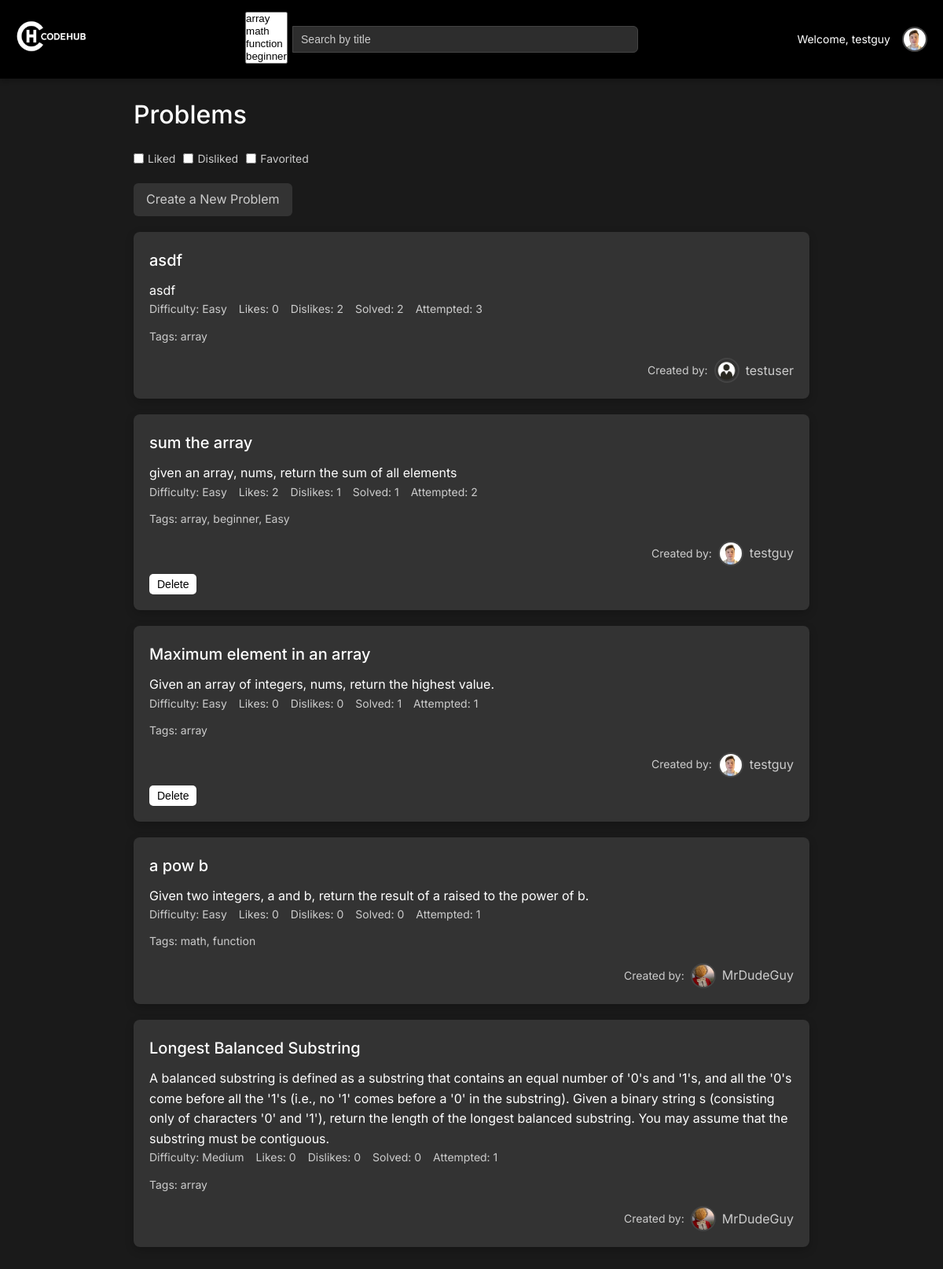
The page / (signed in) on the database its author committed.
### problems/models.py (models this page shows, shortened)
class Profile(models.Model):
    user = models.OneToOneField(User, on_delete=models.CASCADE)
    profile_picture = models.ImageField(upload_to='profile_pics/', blank=True, null=True)

class Problem(models.Model):
    DIFFICULTY_CHOICES = (
        ('easy', 'Easy'),
        ('medium', 'Medium'),
        ('hard', 'Hard'),
    )
    title = models.CharField(max_length=200)
    description = models.TextField()
    difficulty = models.CharField(max_length=6, choices=DIFFICULTY_CHOICES, default='easy')
    created_by = models.ForeignKey(User, on_delete=models.CASCADE, related_name='problems')
    tags = models.ManyToManyField(Tag, blank=True)
    created_at = models.DateTimeField(auto_now_add=True)
    solution_code = models.TextField()
    function_header = models.TextField(blank=True, null=True)
    input_vars = models.JSONField(default=list, blank=True)
    return_type = models.CharField(max_length=50, default='None')
    attempted_by = models.ManyToManyField(User, related_name='attempted_problems', blank=True)
    solved_by = models.ManyToManyField(User, related_name='solved_problems', blank=True)

class Tag(models.Model):
    name = models.CharField(max_length=50, unique=True)

### problems/views.py (the view, shortened to what this page needs)
# urls.py: path('', views.problem_list, name='problem_list'),
def problem_list(request):
    search_query = request.GET.get('q', '')
    selected_tags = request.GET.get('tags', '').split(',') if request.GET.get('tags') else []
    selected_tags = [tag for tag in selected_tags if tag]
    liked = request.GET.get('liked') == 'true'
    disliked = request.GET.get('disliked') == 'true'
    favorited = request.GET.get('favorited') == 'true'
    problems = Problem.objects.all().annotate(
        likes=Count('ratings', filter=Q(ratings__vote=1)),
        dislikes=Count('ratings', filter=Q(ratings__vote=-1))
    ).distinct()
    if search_query:
        problems = problems.filter(title__icontains=search_query)
    if selected_tags:
        for tag in selected_tags:
            problems = problems.filter(tags__name=tag)
    if request.user.is_authenticated:
        if liked:
            problems = problems.filter(ratings__user=request.user, ratings__vote=1)
            print(f"Liked filter applied. Problems: {problems.count()}")
        if disliked:
            problems = problems.filter(ratings__user=request.user, ratings__vote=-1)
            print(f"Disliked filter applied. Problems: {problems.count()}")
    all_tags = Tag.objects.all()
    return render(request, 'problem_list.html', {
        'problems': problems,
        'search_query': search_query,
        'selected_tags': selected_tags,
        'all_tags': all_tags,
    })

### problems/templates/problem_list.html (shortened to what this page needs)
{% extends 'base.html' %}
{% load static %}
{% block content %}
    <h1>Problems</h1>
    {% if user.is_authenticated %}
        <div class="filter-actions">
            <form method="GET" action="{% url 'problem_list' %}" class="filter-form">
                <label class="filter-label">
                    <input type="checkbox" name="liked" value="true" {% if request.GET.liked == 'true' %}checked{% endif %} onchange="this.form.submit()"> Liked
                </label>
                <label class="filter-label">
                    <input type="checkbox" name="disliked" value="true" {% if request.GET.disliked == 'true' %}checked{% endif %} onchange="this.form.submit()"> Disliked
                </label>
                <label class="filter-label">
                    <input type="checkbox" name="favorited" value="true" {% if request.GET.favorited == 'true' %}checked{% endif %} onchange="this.form.submit()"> Favorited
                </label>
            </form>
        </div>
    {% endif %}
    {% if user.is_authenticated %}
    <p class="create-container"><a href="{% url 'create_problem' %}" class="create-link">Create a New Problem</a></p>
    {% endif %}
    {% for problem in problems %}
        <div class="problem-card">
            <a href="{% url 'problem_detail' problem.id %}" class="card-link"></a>
            <div class="card-content">
                <h2><a href="{% url 'problem_detail' problem.id %}">{{ problem.title }}</a></h2>
                <p>{{ problem.description }}</p>
                <div class="meta-row">
                    <div class="meta-item">
                        <span class="meta">Difficulty: {{ problem.difficulty|capfirst }}</span>
                    </div>
                    <div class="meta-item">
                        <span class="meta">Likes: {{ problem.likes }}</span>
                    </div>
                    <div class="meta-item">
                        <span class="meta">Dislikes: {{ problem.dislikes }}</span>
                    </div>
                    <div class="meta-item">
                        <span class="meta">Solved: {{ problem.solved_by.count }}</span>
                    </div>
                    <div class="meta-item">
                        <span class="meta">Attempted: {{ problem.attempted_by.count }}</span>
                    </div>
                </div>
                <div class="meta-item">
                    <span class="meta">Tags: {% for tag in problem.tags.all %}{{ tag.name }}{% if not forloop.last %}, {% endif %}{% empty %}None{% endfor %}</span>
                </div>
                <div class="user-container">
                    <span class="meta">Created by:</span>
                    <a href="{% url 'profile' %}?user={{ problem.created_by.username }}" class="user-link">
                        <img src="{% if problem.created_by.profile and problem.created_by.profile.profile_picture %}{{ problem.created_by.profile.profile_picture.url }}{% else %}{% static 'problems/default_profile.png' %}{% endif %}" alt="{{ problem.created_by.username }}'s Profile Picture" class="profile-pic">
                        {{ problem.created_by.username }}
                    </a>
                </div>
                {% if user.is_authenticated and user == problem.created_by %}
                    <div class="actions">
                        <form action="{% url 'delete_problem' problem.id %}" method="post" style="display: inline;" onsubmit="event.stopPropagation();">
                            <button type="submit" class="delete-btn" onclick="event.stopPropagation(); return confirm('Are you sure you want to delete this problem?');">Delete</button>
                        </form>
                    </div>
                {% endif %}
            </div>
        </div>
    {% empty %}
        <p>No problems available.</p>
    {% endfor %}
{% endblock %}

### problems/templates/base.html (shortened to what this page needs)
{% load static %}
<!DOCTYPE html>
<html>
<head>
    <link rel="stylesheet" href="https://cdn.jsdelivr.net/npm/choices.js/public/assets/styles/choices.min.css" />
</head>
<body>
    <nav class="navbar">
        <div class="navbar-logo">
            <a href="{% url 'problem_list' %}">
                <img src="{% static 'problems/logo4.png' %}" alt="CodeHub Logo">
            </a>
        </div>
        <div class="navbar-center">
            <div class="navbar-tags">
                <select id="tag-filter" multiple>
                    {% for tag in all_tags %}
                        <option value="{{ tag.name }}" {% if tag.name in selected_tags %}selected{% endif %}>{{ tag.name }}</option>
                    {% endfor %}
                </select>
            </div>
            <div class="navbar-search">
                <form id="search-form" method="get" action="{% url 'problem_list' %}">
                    <input type="text" name="q" id="title-search" placeholder="Search by title" value="{{ search_query|default:'' }}">
                </form>
            </div>
        </div>
        <div class="navbar-links">
            {% if user.is_authenticated %}
                <span>Welcome, {{ user.username }}</span>
                <img src="{% if user.profile.profile_picture %}{{ user.profile.profile_picture.url }}{% else %}{% static 'problems/default_profile.png' %}{% endif %}" alt="{{ user.username }}'s Profile Picture" class="profile-pic" onclick="toggleDropdown()">
            {% else %}
                <a href="{% url 'login' %}">Login</a>
                <a href="{% url 'signup' %}">Signup</a>
            {% endif %}
        </div>
    </nav>
    <div class="container">
        {% block content %}{% endblock %}
    </div>
</body>
</html>

### problems/templates/base.html (style rules this page uses)
* { margin: 0; padding: 0; box-sizing: border-box; }
body { font-family: 'Inter', sans-serif; background-color: #1a1a1a; color: #ffffff; line-height: 1.6; }
.container { max-width: 900px; margin: 0 auto; padding: 20px; }
.navbar { background-color: #000000; padding: 15px 20px; display: flex; align-items: center; justify-content: space-between; box-shadow: 0 4px 6px rgba(0, 0, 0, 0.2); position: sticky; top: 0; z-index: 1000; }
.navbar-logo img { height: 40px; }
.navbar-center { display: flex; align-items: center; flex: 1; justify-content: center; gap: 0; max-width: 500px; }
.navbar-tags { min-width: 60px; max-width: 300px; width: fit-content; transition: width 0.3s ease; }
.navbar-search { flex: 1; }
.navbar-search input { background-color: #2d2d2d; color: #ffffff; border: 1px solid #444444; border-radius: 0 6px 6px 0; padding: 7px 10px; width: 100%; font-size: 14px; height: 34px; line-height: 1.4; }
.navbar-search input::placeholder { color: #cccccc; }
.navbar-links { display: flex; align-items: center; gap: 15px; }
.navbar-links span { font-size: 14px; }
.profile-pic { width: 32px; height: 32px; border-radius: 50%; object-fit: cover; cursor: pointer; border: 2px solid #333333; transition: border-color 0.2s; }
h1, h2 { font-weight: 500; margin-bottom: 20px; }
a { color: #ffffff; text-decoration: none; }
button, input[type="submit"] { background-color: #333333; color: #ffffff; border: none; padding: 8px 16px; border-radius: 6px; cursor: pointer; font-size: 14px; transition: background-color 0.2s; }
input:not(.navbar-search input), textarea { background-color: #2d2d2d; color: #ffffff; border: 1px solid #444444; border-radius: 6px; padding: 8px; font-size: 14px; width: 100%; }

### problems/templates/problem_list.html (style rules this page uses)
.problem-card { position: relative; background-color: #333333; border-radius: 8px; padding: 20px; margin-bottom: 20px; box-shadow: 0 4px 12px rgba(0, 0, 0, 0.2); transition: transform 0.2s; }
.card-link { position: absolute; top: 0; left: 0; width: 100%; height: 100%; z-index: 1; }
.card-content { position: relative; z-index: 2; pointer-events: none; }
.card-content a, .card-content .actions { pointer-events: auto; }
.problem-card h2 { font-size: 20px; margin-bottom: 10px; }
.meta-row { display: flex; gap: 15px; flex-wrap: wrap; align-items: center; margin-bottom: 10px; }
.meta-item { display: inline-flex; align-items: center; gap: 8px; }
.meta { font-size: 14px; color: #cccccc; }
.user-container { display: flex; align-items: center; gap: 8px; margin-top: 15px; justify-content: flex-end; }
.user-link { display: inline-flex; align-items: center; gap: 8px; color: #cccccc; text-decoration: none; font-size: 16px; }
.profile-pic { width: 32px; height: 32px; border-radius: 50%; object-fit: cover; border: 2px solid #444444; vertical-align: middle; }
.actions { margin-top: 10px; display: flex; gap: 15px; }
.actions .delete-btn { background-color: #ffffff; color: #000000; border: none; padding: 5px 10px; border-radius: 5px; cursor: pointer; font-size: 14px; transition: background-color 0.2s; }
.create-link { display: inline-block; padding: 8px 16px; background-color: #333333; border-radius: 6px; transition: background-color 0.2s; color: #cccccc; }
.create-container { margin-bottom: 20px; }
.filter-actions { margin-bottom: 20px; display: flex; gap: 15px; align-items: center; }
.filter-form { display: flex; gap: 10px; align-items: center; }
.filter-label { font-size: 14px; color: #cccccc; display: flex; align-items: center; gap: 5px; }
.filter-label input[type="checkbox"] { accent-color: #55aa55; }

### rows shown on the page
Problem: title "asdf", description "asdf", difficulty "Easy", likes "0", dislikes "2", solved_by.count "2", attempted_by.count "3", shows a picture, created_by.username "testuser"
Tag: name "array"
Problem: title "sum the array", description "given an array, nums, return the sum of all elements", difficulty "Easy", likes "2", dislikes "1", solved_by.count "1", attempted_by.count "2", created_by.profile_picture (picture), created_by.username "testguy", shows "Delete"
Tag: name "beginner"
Tag: name "Easy"
Problem: title "Maximum element in an array", description "Given an array of integers, nums, return the highest value.", difficulty "Easy", likes "0", dislikes "0", solved_by.count "1", attempted_by.count "1", created_by.profile_picture (picture), created_by.username "testguy", shows "Delete"
Problem: title "a pow b", description "Given two integers, a and b, return the result of a raised to the power of b.", difficulty "Easy", likes "0", dislikes "0", solved_by.count "0", attempted_by.count "1", created_by.profile_picture (picture), created_by.username "MrDudeGuy"
Tag: name "math"
Tag: name "function"
Problem: title "Longest Balanced Substring", description "A balanced substring is defined as a substring that contains an equal number of '0's and '1's, and all the '0's come before all the '1's (i.e., no '1' comes before a '0' in the substring). Given a binary string s (consisting only of characters '0' and '1'), return the length of the longest balanced substring. You may assume that the substring must be contiguous.", difficulty "Medium", likes "0", dislikes "0", solved_by.count "0", attempted_by.count "1", created_by.profile_picture (picture), created_by.username "MrDudeGuy"

### other values the page prints
{{ user.username }} "testguy"
